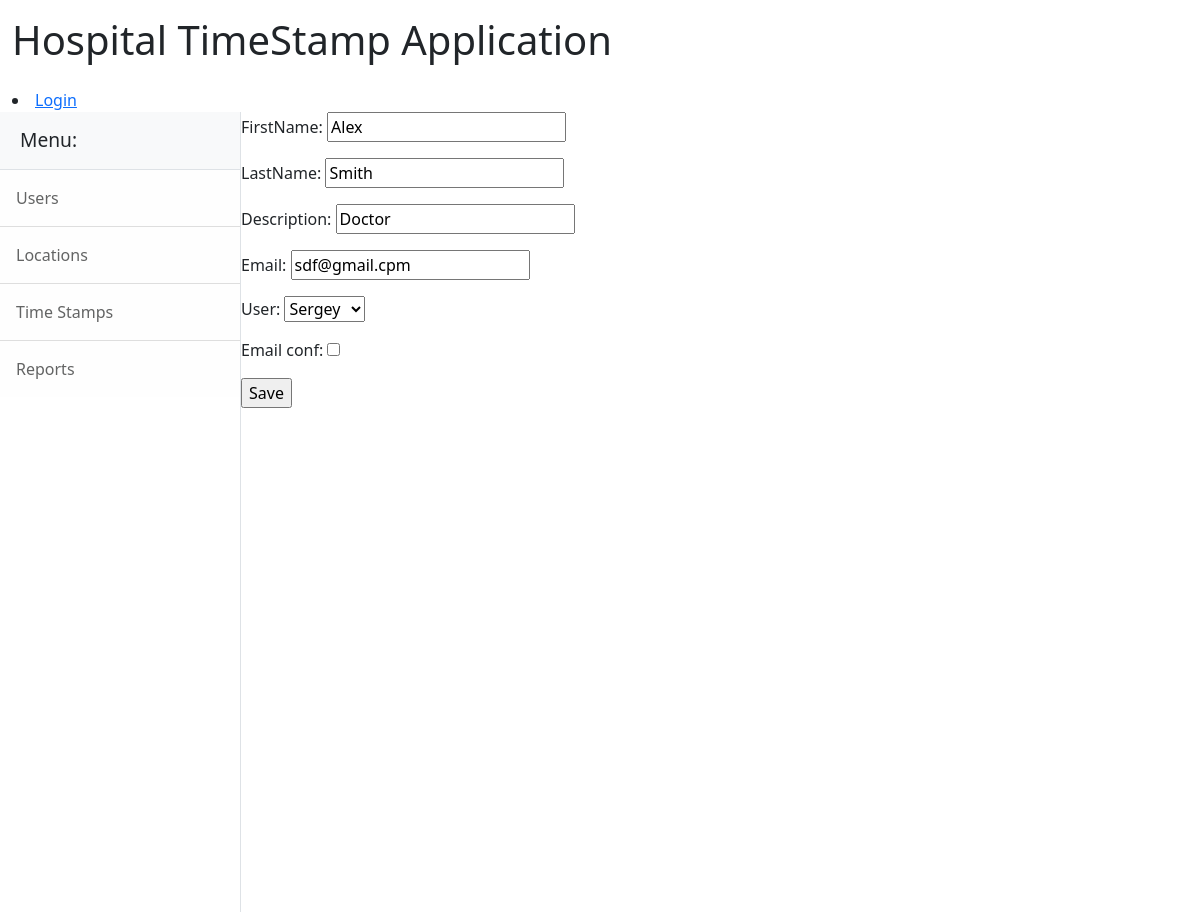
The page /core/1/update_user/ (signed in) on the database its author committed.
### core/models.py (models this page shows, shortened)
class User(models.Model):
    firstName = models.CharField( max_length=50, null= False)
    lastName = models.CharField( max_length=100, null= False)
    description = models.CharField(max_length=500 , null = True)
    email = models.EmailField( max_length = 254, null=True)
    user = models.ForeignKey(User, on_delete = CASCADE, default = 1 )
    email_conf = models.BooleanField(default = False) # if its admin a

### core/views.py (the view)
# urls.py: path('<int:pk>/update_user/', UserUpdate.as_view(), name='update_user'),
class UserUpdate(UserPassesTestMixin, UpdateView):
    model = User
    form_class = DoctorCreateForm
    template_name = 'update_user.html'
    success_url = reverse_lazy('core:users')
    def test_func(self):
        return self.request.user.groups.filter(name='admin').exists()

### core/forms.py
class DoctorCreateForm(forms.ModelForm):
    class Meta:
        model = User
        fields = '__all__'

### core/templates/update_user.html (shortened to what this page needs)
{% extends 'main.html'%}
{% block content %}
<form method="post">
    {{ form.as_p }}
    <input type="submit" value="Save">
</form>
{% endblock content %}

### rows shown on the page
User: firstName "Alex", lastName "Smith", description "Doctor", email "sdf@gmail.cpm", user "Sergey"
